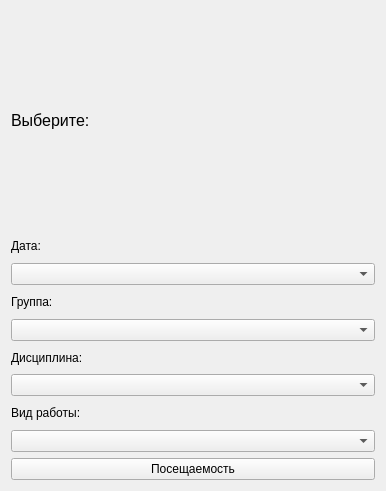
<?xml version="1.0" encoding="UTF-8"?>
<ui version="4.0">
 <class>ToVisit</class>
 <widget class="QWidget" name="ToVisit">
  <property name="geometry">
   <rect>
    <x>0</x>
    <y>0</y>
    <width>386</width>
    <height>491</height>
   </rect>
  </property>
  <property name="windowTitle">
   <string>Form</string>
  </property>
  <layout class="QGridLayout" name="gridLayout">
   <item row="2" column="0">
    <widget class="QPushButton" name="pushButton">
     <property name="text">
      <string>Посещаемость</string>
     </property>
    </widget>
   </item>
   <item row="1" column="0">
    <layout class="QVBoxLayout" name="verticalLayout_2">
     <item>
      <widget class="QLabel" name="label_4">
       <property name="text">
        <string>Дата:</string>
       </property>
      </widget>
     </item>
     <item>
      <widget class="QComboBox" name="comboBox"/>
     </item>
     <item>
      <widget class="QLabel" name="label_3">
       <property name="text">
        <string>Группа:</string>
       </property>
      </widget>
     </item>
     <item>
      <widget class="QComboBox" name="comboBox_4"/>
     </item>
     <item>
      <widget class="QLabel" name="label_5">
       <property name="text">
        <string>Дисциплина:</string>
       </property>
      </widget>
     </item>
     <item>
      <widget class="QComboBox" name="comboBox_2"/>
     </item>
     <item>
      <widget class="QLabel" name="label_2">
       <property name="text">
        <string>Вид работы:</string>
       </property>
      </widget>
     </item>
     <item>
      <widget class="QComboBox" name="comboBox_3"/>
     </item>
    </layout>
   </item>
   <item row="0" column="0">
    <widget class="QLabel" name="label">
     <property name="font">
      <font>
       <pointsize>12</pointsize>
      </font>
     </property>
     <property name="text">
      <string>Выберите: </string>
     </property>
    </widget>
   </item>
  </layout>
 </widget>
 <resources/>
 <connections/>
</ui>
